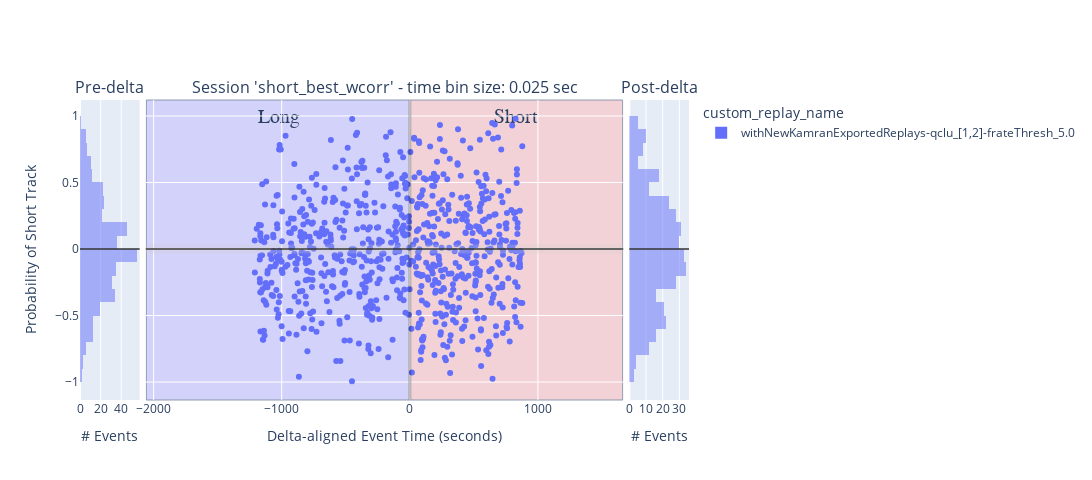

Notebook code for this chart:
### Code cell
histogram_bins = 25
num_sessions = 1

# concatenated_ripple_df = deepcopy(df)
## INPUTS: all_sessions_all_scores_ripple_df

# concatenated_ripple_df = deepcopy(concatenated_ripple_df)
# concatenated_ripple_df = deepcopy(all_sessions_ripple_df)

# concatenated_ripple_df = deepcopy(filtered_all_sessions_wcorr_ripple_df)

concatenated_ripple_df = deepcopy(all_sessions_all_scores_ripple_df)
concatenated_ripple_df = concatenated_ripple_df[concatenated_ripple_df['custom_replay_name'] != ''] # non-custom
# concatenated_ripple_df = deepcopy(filtered_all_sessions_all_scores_ripple_df)

# concatenated_ripple_df = deepcopy(all_sessions_ripple_time_bin_df)
# concatenated_ripple_df = deepcopy(all_sessions_all_scores_ripple_df)
# concatenated_ripple_df = deepcopy(single_time_bin_size_all_sessions_ripple_df)
display(concatenated_ripple_df)
# ['longest_sequence_length_ratio_diff', 'direction_change_bin_ratio_diff', 'congruent_dir_bins_ratio_diff', 'total_congruent_direction_change_diff']


# variable_name = 'P_Long'
# variable_name = 'P_Short' # Shows expected effect - short-only replay prior to delta and then split replays post-delta
variable_name = 'short_best_wcorr'
# variable_name = 'long_best_pf_peak_x_pearsonr'
# variable_name = 'long_best_jump'
# variable_name = 'wcorr_abs_diff'
# variable_name = 'pearsonr_abs_diff'
# variable_name = 'direction_change_bin_ratio_diff'
# variable_name = 'longest_sequence_length_ratio_diff'
# variable_name = 'long_best_longest_sequence_length_ratio'
# variable_name = 'long_best_congruent_dir_bins_ratio'
# variable_name = 'congruent_dir_bins_ratio_diff'
# variable_name = 'total_congruent_direction_change_diff'
# variable_name = 'long_best_congruent_dir_bins_ratio'
# variable_name = 'long_best_direction_change_bin_ratio'
# variable_name = 'long_best_congruent_dir_bins_ratio'
# 'color':'is_user_annotated_epoch'
# 'color': 'is_user_annotated_epoch', 

# y_baseline_level: float = 0.5 # for P(short), etc
y_baseline_level: float = 0.0 # for wcorr, etc

# px_scatter_kwargs = {'x': 'delta_aligned_start_t', 'y': variable_name, 'color':"is_user_annotated_epoch", 'title': f"'{variable_name}'"} # , 'color': 'time_bin_size', 'range_y': [-1.0, 1.0], 'labels': {'session_name': 'Session', 'time_bin_size': 'tbin_size', 'is_user_annotated_epoch':'user_sel'}
px_scatter_kwargs = {'x': 'delta_aligned_start_t', 'y': variable_name, 'title': f"'{variable_name}'"} # , 'color': 'time_bin_size', 'range_y': [-1.0, 1.0], 'labels': {'session_name': 'Session', 'time_bin_size': 'tbin_size', 'is_user_annotated_epoch':'user_sel'}
# px_scatter_kwargs.pop('color')


# hist_kwargs = dict(color="time_bin_size")
hist_kwargs = dict(color="is_user_annotated_epoch") # , histnorm='probability density'
hist_kwargs.pop('color')

px_scatter_kwargs['color'] = 'custom_replay_name'
hist_kwargs['color'] = 'custom_replay_name'


new_fig_ripples, new_fig_ripples_context = plotly_pre_post_delta_scatter(data_results_df=concatenated_ripple_df, out_scatter_fig=None, histogram_bins=histogram_bins,
                        px_scatter_kwargs=px_scatter_kwargs, histogram_variable_name=variable_name, hist_kwargs=hist_kwargs, forced_range_y=None,
                        time_delta_tuple=(earliest_delta_aligned_t_start, 0.0, latest_delta_aligned_t_end), legend_title_text=None, is_dark_mode=is_dark_mode)

new_fig_ripples = new_fig_ripples.update_layout(fig_size_kwargs)
_extras_output_dict = {}
if is_dark_mode:
    _extras_output_dict["y_mid_line"] = new_fig_ripples.add_hline(y=y_baseline_level, line=dict(color="rgba(0.8,0.8,0.8,.75)", width=2), row='all', col='all')
else:
    _extras_output_dict["y_mid_line"] = new_fig_ripples.add_hline(y=y_baseline_level, line=dict(color="rgba(0.2,0.2,0.2,.75)", width=2), row='all', col='all')

# # Update layout to add a title to the legend
# new_fig_ripples.update_layout(
#     legend_title_text='Is User Selected'  # Add a title to the legend
# )

# fig_to_clipboard(new_fig_ripples, **fig_size_kwargs)
new_fig_ripples_context = new_fig_ripples_context.adding_context_if_missing(num_sessions=num_sessions, plot_type='scatter+hist', comparison='pre-post-delta', variable_name=variable_name)
figure_out_paths = save_plotly(a_fig=new_fig_ripples, a_fig_context=new_fig_ripples_context)
new_fig_ripples

### Figure 1 — Plotly figure (JSON) as saved in the notebook; plotly's stock layout.template omitted (floating-point values rounded to 4 significant figures; data arrays with more than 128 entries replaced by an {"elided": "..."} marker saying what was removed)
{"data": [{"alignmentgroup": "True", "bingroup": "y", "hovertemplate": "custom_replay_name=withNewKamranExportedReplays-qclu_[1,2]-frateThresh_5.0<br>count=%{x}<br>short_best_wcorr=%{y}<extra></extra>", "legendgroup": "withNewKamranExportedReplays-qclu_[1,2]-frateThresh_5.0", "marker": {"color": "#636efa", "opacity": 0.5, "pattern": {"shape": ""}}, "name": "withNewKamranExportedReplays-qclu_[1,2]-frateThresh_5.0", "nbinsy": 25, "offsetgroup": "withNewKamranExportedReplays-qclu_[1,2]-frateThresh_5.0", "orientation": "h", "showlegend": true, "type": "histogram", "xaxis": "x", "y": {"elided": "399 float values"}, "yaxis": "y"}, {"hovertemplate": "custom_replay_name=withNewKamranExportedReplays-qclu_[1,2]-frateThresh_5.0<br>delta_aligned_start_t=%{x}<br>short_best_wcorr=%{y}<extra></extra>", "legendgroup": "withNewKamranExportedReplays-qclu_[1,2]-frateThresh_5.0", "marker": {"color": "#636efa", "symbol": "circle"}, "mode": "markers", "name": "withNewKamranExportedReplays-qclu_[1,2]-frateThresh_5.0", "orientation": "v", "showlegend": false, "type": "scatter", "x": {"elided": "766 float values"}, "xaxis": "x2", "y": {"elided": "766 float values"}, "yaxis": "y2"}, {"alignmentgroup": "True", "bingroup": "y", "hovertemplate": "custom_replay_name=withNewKamranExportedReplays-qclu_[1,2]-frateThresh_5.0<br>count=%{x}<br>short_best_wcorr=%{y}<extra></extra>", "legendgroup": "withNewKamranExportedReplays-qclu_[1,2]-frateThresh_5.0", "marker": {"color": "#636efa", "opacity": 0.5, "pattern": {"shape": ""}}, "name": "withNewKamranExportedReplays-qclu_[1,2]-frateThresh_5.0", "nbinsy": 25, "offsetgroup": "withNewKamranExportedReplays-qclu_[1,2]-frateThresh_5.0", "orientation": "h", "showlegend": false, "type": "histogram", "xaxis": "x3", "y": {"elided": "367 float values"}, "yaxis": "y3"}], "layout": {"annotations": [{"font": {"size": 16}, "showarrow": false, "text": "Pre-delta", "x": 0.049, "xanchor": "center", "xref": "paper", "y": 1, "yanchor": "bottom", "yref": "paper"}, {"font": {"size": 16}, "showarrow": false, "text": "Session 'short_best_wcorr' - time bin size: 0.025 sec", "x": 0.5, "xanchor": "center", "xref": "paper", "y": 1, "yanchor": "bottom", "yref": "paper"}, {"font": {"size": 16}, "showarrow": false, "text": "Post-delta", "x": 0.951, "xanchor": "center", "xref": "paper", "y": 1, "yanchor": "bottom", "yref": "paper"}], "barmode": "overlay", "height": 480, "legend": {"title": {"text": "custom_replay_name"}}, "shapes": [{"line": {"color": "rgba(0.8,0.8,0.8,.25)", "width": 9}, "type": "line", "x0": 0, "x1": 1, "xref": "x2 domain", "y0": 0, "y1": 0, "yref": "y2"}, {"line": {"color": "rgba(1,1,1,.25)", "width": 3}, "type": "line", "x0": 0, "x1": 0, "xref": "x2", "y0": 0, "y1": 1, "yref": "y2 domain"}, {"fillcolor": "#c2b8ff", "label": {"font": {"family": "Times New Roman", "size": 20}, "text": "Long", "textposition": "top center"}, "layer": "below", "line": {"width": 1}, "opacity": 0.5, "type": "rect", "x0": -2057.0, "x1": 0, "xref": "x2", "y0": 0, "y1": 1, "yref": "y2 domain"}, {"fillcolor": "#ffb8b8", "label": {"font": {"family": "Times New Roman", "size": 20}, "text": "Short", "textposition": "top center"}, "layer": "below", "line": {"width": 1}, "opacity": 0.5, "type": "rect", "x0": 0, "x1": 1662.0, "xref": "x2", "y0": 0, "y1": 1, "yref": "y2 domain"}, {"line": {"color": "rgba(0.2,0.2,0.2,.75)", "width": 2}, "type": "line", "x0": 0, "x1": 1, "xref": "x domain", "y0": 0, "y1": 0, "yref": "y"}, {"line": {"color": "rgba(0.2,0.2,0.2,.75)", "width": 2}, "type": "line", "x0": 0, "x1": 1, "xref": "x2 domain", "y0": 0, "y1": 0, "yref": "y2"}, {"line": {"color": "rgba(0.2,0.2,0.2,.75)", "width": 2}, "type": "line", "x0": 0, "x1": 1, "xref": "x3 domain", "y0": 0, "y1": 0, "yref": "y3"}], "width": 1920, "xaxis": {"anchor": "y", "domain": [0, 0.098], "title": {"text": "# Events"}}, "xaxis2": {"anchor": "y2", "domain": [0.108, 0.892], "title": {"text": "Delta-aligned Event Time (seconds)"}}, "xaxis3": {"anchor": "y3", "domain": [0.902, 1], "title": {"text": "# Events"}}, "yaxis": {"anchor": "x", "domain": [0, 1], "title": {"text": "Probability of Short Track"}}, "yaxis2": {"anchor": "x2", "domain": [0, 1], "matches": "y", "showticklabels": false}, "yaxis3": {"anchor": "x3", "domain": [0, 1], "matches": "y", "showticklabels": false}}}
